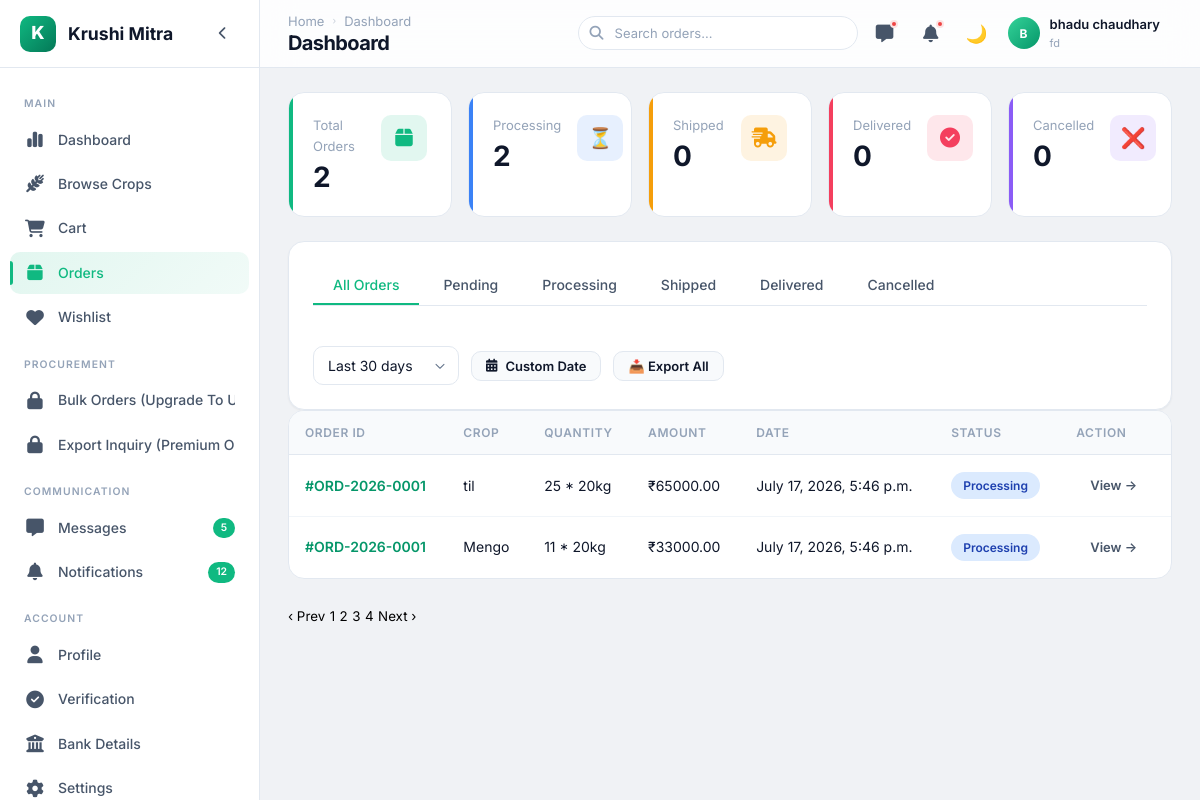
Before: /buyer/orders/ (signed in) with the older database file.
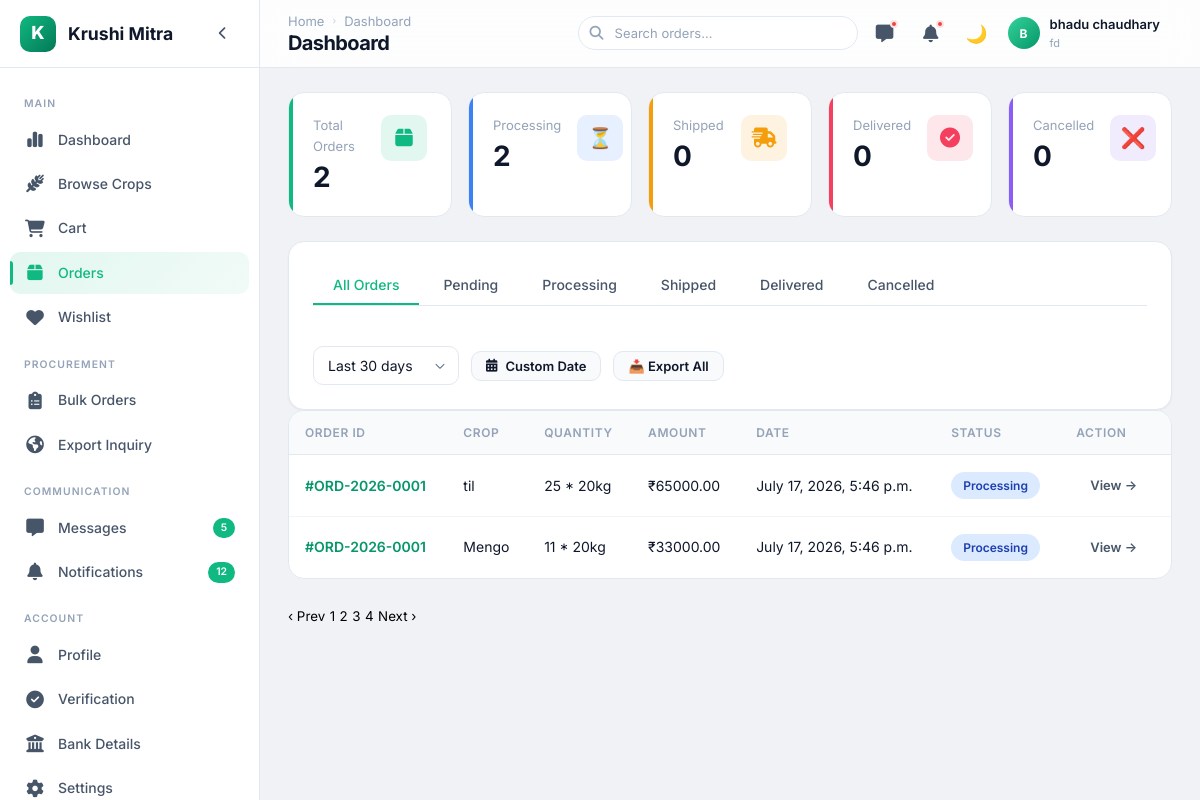
After: the same page with the newer database file.
### farmer/views.py (the view)
        def wrapper(request, *args, **kwargs):
            if "contact" in request.session:
                try:
                    user = User.objects.get(contact=request.session['contact'])
                    request.uid = user
                    if user.role not in allowed_roles:
                        messages.error(request, "Access Denied")
                        return redirect('login')
                    return view_function(request, *args, **kwargs)
                except User.DoesNotExist:
                    return redirect('login')
            return redirect('login')

### farmer/views.py (called while the page is built)
def check_login(allowed_roles):
    def decorator(view_function):
        def wrapper(request, *args, **kwargs):
            if "contact" in request.session:
                try:
                    user = User.objects.get(contact=request.session['contact'])
                    request.uid = user
                    if user.role not in allowed_roles:
                        messages.error(request, "Access Denied")
                        return redirect('login')
                    return view_function(request, *args, **kwargs)
                except User.DoesNotExist:
                    return redirect('login')
            return redirect('login')
        return wrapper
    return decorator

### buyer/templates/buyer/orders.html (shortened to what the changed rows need)
<!DOCTYPE html>
{% load static %}
<html lang="en" data-theme="light">
<head>
  <link rel="stylesheet" href="{% static 'buyer/css/style.css' %}">
  <link rel="stylesheet" href="{% static 'buyer/css/orders.css' %}">
  <link rel="stylesheet" href="https://cdnjs.cloudflare.com/ajax/libs/font-awesome/6.4.0/css/all.min.css">
</head>
<body>
  <div class="app-layout">
    <aside class="sidebar">
      <nav class="sidebar-nav">
        {% if buyr.is_premiume %}
        <a href="{% url 'buyer_bulk_order' %}" class="sidebar-item" data-tooltip="Bulk Orders">
          <span class="sidebar-item-icon"><i class="fa-solid fa-clipboard-list"></i></span>
          <span class="sidebar-item-text">Bulk Orders</span>
        </a>
        {% if premium_type.premium_type == 'Premium' %}
        <a href="{% url 'buyer_export_inquiry' %}" class="sidebar-item">
          <span class="sidebar-item-icon"><i class="fa-solid fa-earth-americas"></i></span>
          <span class="sidebar-item-text">Export Inquiry</span>
        </a>
        {% else %}
        <a href="#" class="sidebar-item disabled-link"
          onclick="alert('Export Inquiry is available for Premium users only.'); return false;">
          <span class="sidebar-item-icon"><i class="fa-solid fa-lock"></i></span>
          <span class="sidebar-item-text">Export Inquiry (Premium Only)</span>
        </a>
        {% endif %}
        {% else %}
        <a href="#" class="sidebar-item disabled-link" onclick="alert('Upgrade To Unlock Bulk Orders'); return false;">
          <span class=" sidebar-item-icon"><i class="fa-solid fa-lock"></i></span>
          <span class="sidebar-item-text">Bulk Orders (Upgrade To Unlock)</span>
        </a>
        <a href="#" class="sidebar-item disabled-link"
          onclick="alert('Export Inquiry is available for Premium users only.'); return false;">
          <span class="sidebar-item-icon"><i class="fa-solid fa-lock"></i></span>
          <span class="sidebar-item-text">Export Inquiry (Premium Only)</span>
        </a>
        {% endif %}
      </nav>
    </aside>
    <div class="main-wrapper">
      <header class="navbar">
        <div class="navbar-left"><button class="mobile-menu-btn"></button>
          <div>
            <h1 class="page-title">Orders</h1>
          </div>
        </div>
      </header>
      <main class="main-content">
        <div class="table-container page-reveal">
          <table class="table">
            <thead>
              <tr>
                <th>Order ID</th>
                <th>Crop</th>
                <th>Quantity</th>
                <th>Amount</th>
                <th>Date</th>
                <th>Status</th>
                <th>Action</th>
              </tr>
            </thead>
          </table>
        </div>
      </main>
    </div>
  </div>
</body>
</html>

Changed rows visible on the page:
changed Buyer "fd": is_premiume False → True (drawn)
Other visible differences:
text no longer shown: "Bulk Orders (Upgrade To… Export Inquiry (Premium…"
text now shown: "Bulk Orders Export Inquiry"
